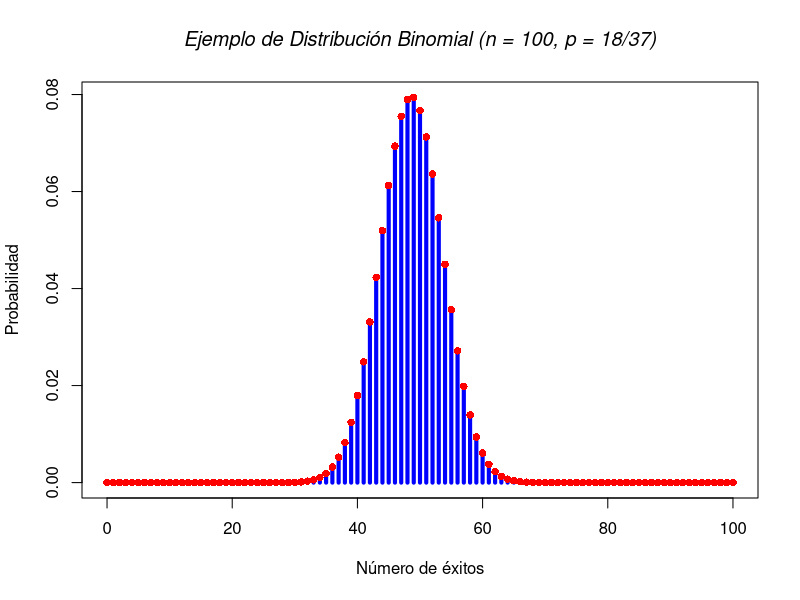
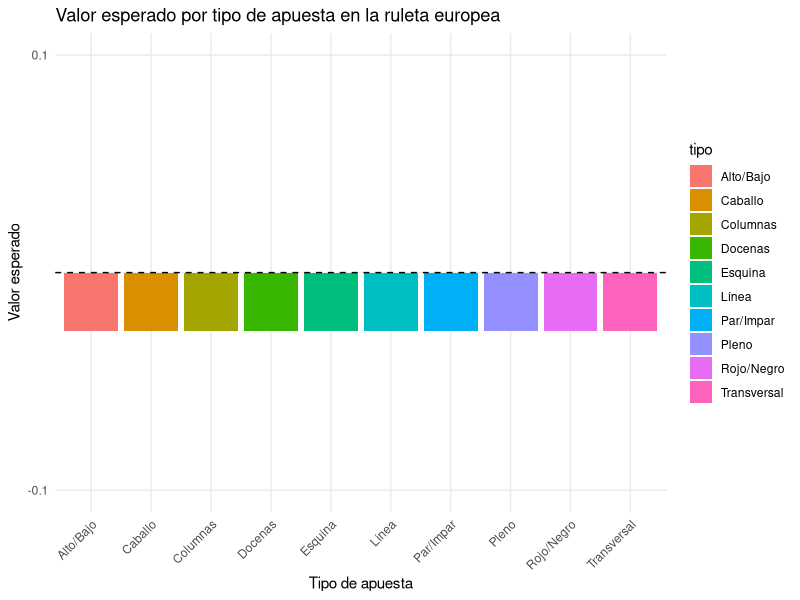
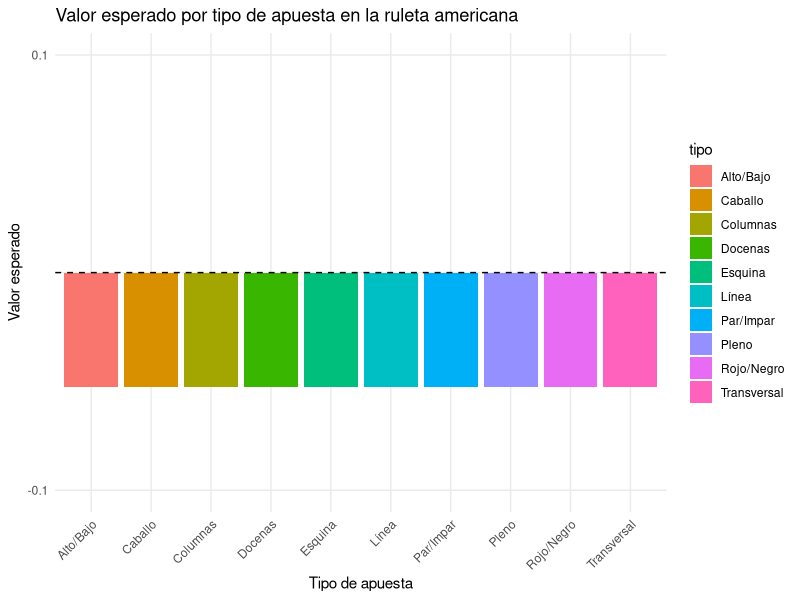
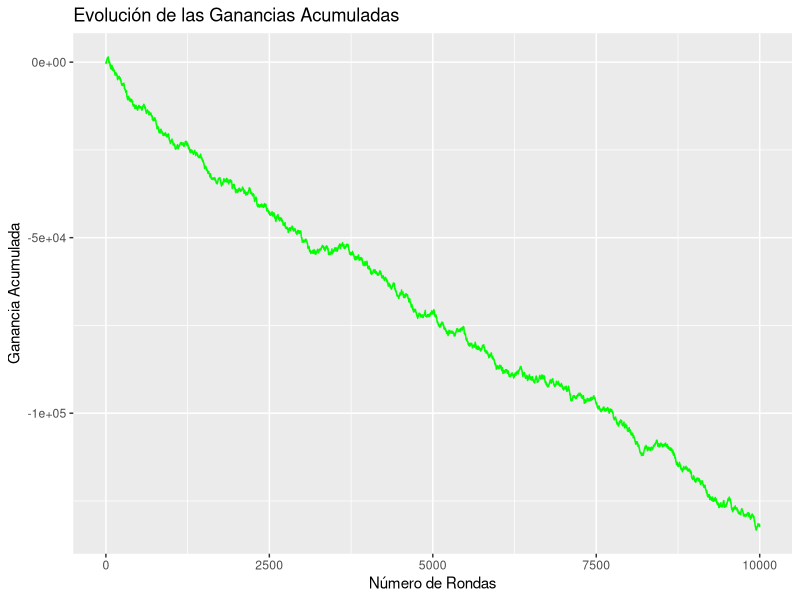
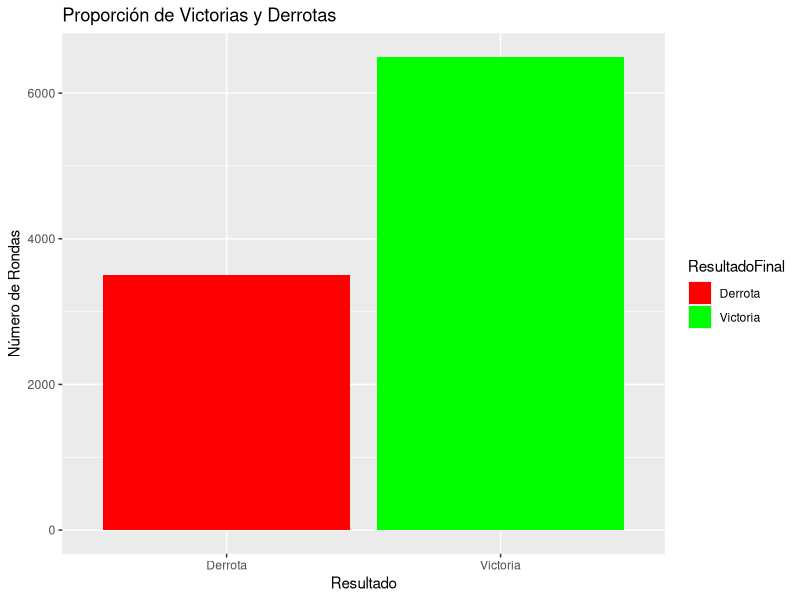
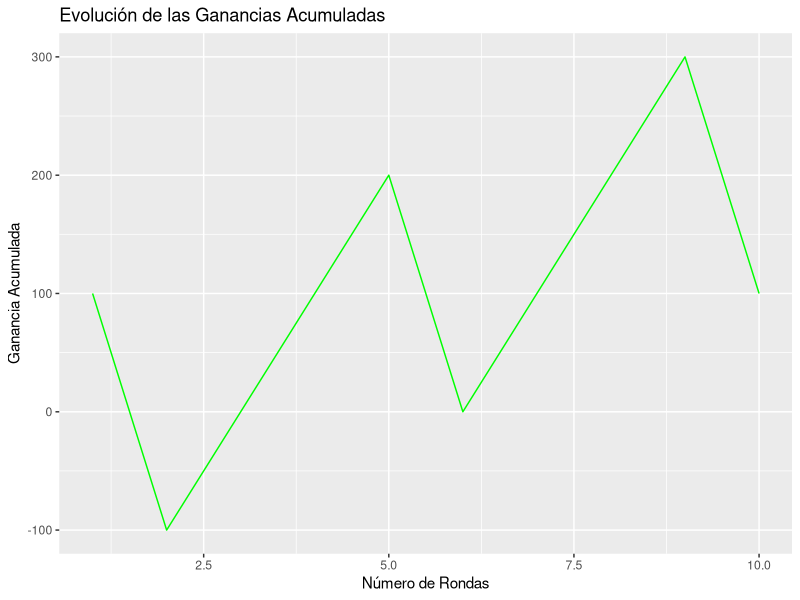
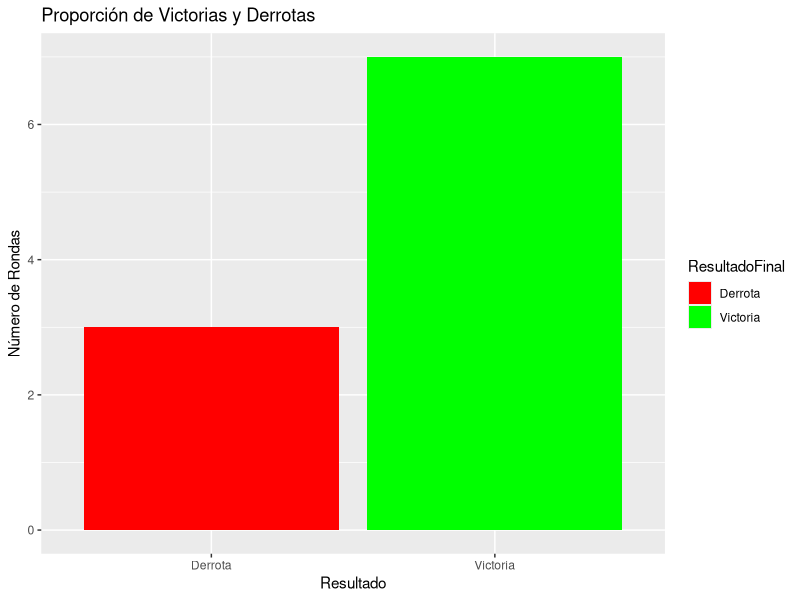
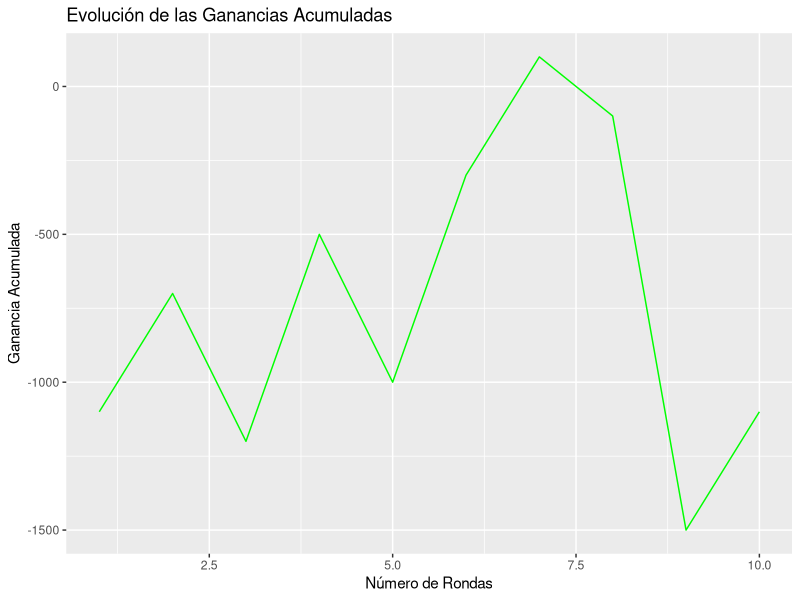

Generate these figures, in order, with R:
## ---- chunk 1
# Parámetros de la distribución binomial
n <- 100    # Número de ensayos
p <- 18/37   # Probabilidad de éxito

# Valores posibles (0, 1, ..., n)
x <- 0:n

# Probabilidades asociadas
prob <- dbinom(x, size = n, prob = p)

# Crear el gráfico
plot(x, prob, type = "h", lwd = 4, col = "blue",
     main = expression(italic("Ejemplo de Distribución Binomial (n = 100, p = 18/37)")),
     xlab = "Número de éxitos", ylab = "Probabilidad")
points(x, prob, pch = 16, col = "red")
## ---- chunk 2
# Configuración de la ruleta europea
total_numeros <- 37  # Números de la ruleta europea (0 al 36)
apuesta <- 1         # Monto de cada apuesta

# Función para calcular valor esperado y ganancia esperada
calcular_valores <- function(prob_ganar, pago, apuesta) {
  valor_esperado <- (pago * prob_ganar) + (-apuesta * (1 - prob_ganar))
  ganancia_esperada <- valor_esperado / apuesta
  list(valor_esperado = valor_esperado, ganancia_esperada = ganancia_esperada)
}

# Probabilidades y pagos para cada tipo de apuesta
apuestas <- data.frame(
  tipo = c("Rojo/Negro", "Par/Impar", "Alto/Bajo", "Docenas", "Columnas",
           "Pleno", "Caballo", "Transversal", "Esquina", "Línea"),
  prob_ganar = c(18/37, 18/37, 18/37, 12/37, 12/37, 1/37, 2/37, 3/37, 4/37, 6/37),
  pago = c(1, 1, 1, 2, 2, 35, 17, 11, 8, 5)
)

# Cálculos para cada tipo de apuesta
resultados <- apply(apuestas, 1, function(ap) {
  calcular_valores(as.numeric(ap["prob_ganar"]), as.numeric(ap["pago"]), apuesta)
})

# Agregar resultados al DataFrame
apuestas$valor_esperado <- sapply(resultados, function(x) x$valor_esperado)
apuestas$ganancia_esperada <- sapply(resultados, function(x) x$ganancia_esperada)

# Mostrar los resultados
print(apuestas)

# Graficar resultados
library(ggplot2)
ggplot(apuestas, aes(x = tipo, y = valor_esperado, fill = tipo)) +
  geom_bar(stat = "identity") +
  labs(title = "Ganancia esperada en un tiro por tipo de apuesta en la ruleta europea",
       x = "Tipo de apuesta", y = "Valor esperado") +
   geom_hline(yintercept = 0, color = "black", linetype = "dashed") +  # Línea en y = 0
  labs(title = "Valor esperado por tipo de apuesta en la ruleta europea",
       x = "Tipo de apuesta", y = "Valor esperado") +
  theme_minimal() +
  theme(axis.text.x = element_text(angle = 45, hjust = 1)) +
  scale_y_continuous(limits = c(-0.1, 0.1),  # Ajustar límites del eje Y
                     breaks = seq(-1.5, 0.2, by = 0.2))  # Marcas del eje Y
## ---- chunk 3
# Configuración de la ruleta europea
total_numeros <- 38  # Números de la ruleta europea (0 al 36)
apuesta <- 1         # Monto de cada apuesta

# Función para calcular valor esperado y ganancia esperada
calcular_valores <- function(prob_ganar, pago, apuesta) {
  valor_esperado <- (pago * prob_ganar) + (-apuesta * (1 - prob_ganar))
  ganancia_esperada <- valor_esperado / apuesta
  list(valor_esperado = valor_esperado, ganancia_esperada = ganancia_esperada)
}

# Probabilidades y pagos para cada tipo de apuesta
apuestas <- data.frame(
  tipo = c("Rojo/Negro", "Par/Impar", "Alto/Bajo", "Docenas", "Columnas",
           "Pleno", "Caballo", "Transversal", "Esquina", "Línea"),
  prob_ganar = c(18/38, 18/38, 18/38, 12/38, 12/38, 1/38, 2/38, 3/38, 4/38, 6/38),
  pago = c(1, 1, 1, 2, 2, 35, 17, 11, 8, 5)
)

# Cálculos para cada tipo de apuesta
resultados <- apply(apuestas, 1, function(ap) {
  calcular_valores(as.numeric(ap["prob_ganar"]), as.numeric(ap["pago"]), apuesta)
})

# Agregar resultados al DataFrame
apuestas$valor_esperado <- sapply(resultados, function(x) x$valor_esperado)
apuestas$ganancia_esperada <- sapply(resultados, function(x) x$ganancia_esperada)

# Mostrar los resultados
print(apuestas)

# Graficar resultados
library(ggplot2)
ggplot(apuestas, aes(x = tipo, y = valor_esperado, fill = tipo)) +
  geom_bar(stat = "identity") +
  labs(title = "Valor esperado por tipo de apuesta en la ruleta europea",
       x = "Tipo de apuesta", y = "Valor esperado") +
   geom_hline(yintercept = 0, color = "black", linetype = "dashed") +  # Línea en y = 0
  labs(title = "Valor esperado por tipo de apuesta en la ruleta americana",
       x = "Tipo de apuesta", y = "Valor esperado") +
  theme_minimal() +
  theme(axis.text.x = element_text(angle = 45, hjust = 1)) +
  scale_y_continuous(limits = c(-0.1, 0.1),  # Ajustar límites del eje Y
                     breaks = seq(-1.5, 0.2, by = 0.2))  # Marcas del eje Y

## ---- chunk 4
docenas <- data.frame(
  Docena1 = 1:12,       
  Docena2 = 13:24,      
  Docena3 = 25:36       
)
semilla <- as.numeric(format(Sys.time(), "%S"))
set.seed(semilla)

simular_estrategia <- function() {
  
  ruleta <- 0:36
  resultado <- sample(ruleta, size = 1)
  
  apuestas <- data.frame(
    docena_1 = 200,
    docena_2 = 100,
    docena_3 = 200
  )
  
  ganancias <- 0
  
  if (resultado %in% docenas$Docena1) {
  
    ganancias <- (apuestas$docena_1 * 2 - 500) + apuestas$docena_1
    
  } else if (resultado %in% docenas$Docena2) {
    
    ganancias <- (apuestas$docena_2 * 2 - 500)  + apuestas$docena_2
    
  } else if (resultado %in% docenas$Docena3) {
    
    ganancias <- (apuestas$docena_3 * 2 - 500) +   apuestas$docena_3
    
  } else {
    
    ganancias <- -500  
  }
  
  return(list(resultado = resultado, ganancias_net = ganancias))
}

simulacion <- simular_estrategia()
print(simulacion)

## ---- chunk 5
simular_varios <- function(n) {
  
  juegos <- data.frame(
    resultado = numeric(0), 
    ganancias_net = numeric(0),
    contador = numeric(0))
  
  contador1 <- 0

  for (i in 1:n) {  
    
    contador1 <- contador1 + 1
        
    simulacion <- simular_estrategia()  

    juegos <- rbind(juegos, 
                    data.frame(resultado = simulacion$resultado, 
                        ganancias_net = simulacion$ganancias_net,
                        contador = contador1))
  }
  
  return(juegos)  
}

## ---- chunk 6
library(ggplot2)

rondas_infinito <- simular_varios(10000)
head(rondas_infinito)

rondas_infinito$GananciasAcumuladas <- cumsum(rondas_infinito$ganancias_net)

ggplot(rondas_infinito, aes(x = contador, y = GananciasAcumuladas)) +
  geom_line(color = "green") +
  labs(title = "Evolución de las Ganancias Acumuladas",
       x = "Número de Rondas",
       y = "Ganancia Acumulada")
## ---- chunk 7
rondas_infinito$ResultadoFinal <- ifelse(rondas_infinito$ganancias_net > 0, "Victoria", "Derrota")

ggplot(rondas_infinito, aes(x = ResultadoFinal, fill = ResultadoFinal)) +
  geom_bar() +
  scale_fill_manual(values = c("Victoria" = "green", "Derrota" = "red")) +
  labs(title = "Proporción de Victorias y Derrotas",
       x = "Resultado",
       y = "Número de Rondas")


## ---- chunk 8
rondas_reales <- simular_varios(10)
head(rondas_reales)

rondas_reales$GananciasAcumuladas <- cumsum(rondas_reales$ganancias_net)

ggplot(rondas_reales, aes(x = contador, y = GananciasAcumuladas)) +
  geom_line(color = "green") +
  labs(title = "Evolución de las Ganancias Acumuladas",
       x = "Número de Rondas",
       y = "Ganancia Acumulada")

rondas_reales$ResultadoFinal <- ifelse(rondas_reales$ganancias_net > 0, "Victoria", "Derrota")

ggplot(rondas_reales, aes(x = ResultadoFinal, fill = ResultadoFinal)) +
  geom_bar() +
  scale_fill_manual(values = c("Victoria" = "green", "Derrota" = "red")) +
  labs(title = "Proporción de Victorias y Derrotas",
       x = "Resultado",
       y = "Número de Rondas")

## ---- chunk 9

simular_Diez_Rondas <- function(n) {
  
  rondas_diez <- data.frame(
    resultado = numeric(0), 
    ganancias_net = numeric(0),
    contador = numeric(0)
  )
  
  for (i in 1:n) {
    simulacion <- simular_varios(10)
    
    resultado_promedio <- mean(simulacion$resultado)
    ganancias_net <- sum(simulacion$ganancias_net) 
    
    rondas_diez <- rbind(rondas_diez,
                         data.frame(resultado = resultado_promedio, 
                                    ganancias_net = ganancias_net,
                                    contador = i))
  }
  
  return(rondas_diez)
}


rondas_diez <-simular_Diez_Rondas(10)
head(rondas_diez)

rondas_diez$GananciasAcumuladas <- cumsum(rondas_diez$ganancias_net)

ggplot(rondas_diez, aes(x = contador, y = GananciasAcumuladas)) +
  geom_line(color = "green") +
  labs(title = "Evolución de las Ganancias Acumuladas",
       x = "Número de Rondas",
       y = "Ganancia Acumulada")

rondas_diez$ResultadoFinal <- ifelse(rondas_diez$ganancias_net > 0, "Victoria", "Derrota")

ggplot(rondas_diez, aes(x = ResultadoFinal, fill = ResultadoFinal)) +
  geom_bar() +
  scale_fill_manual(values = c("Victoria" = "green", "Derrota" = "red")) +
  labs(title = "Proporción de Victorias y Derrotas",
       x = "Resultado",
       y = "Número de Rondas")

## ---- chunk 10

simular_Diez_Rondas <- function(n) {
  
  rondas_diez <- data.frame(
    resultado = numeric(0), 
    ganancias_net = numeric(0),
    contador = numeric(0)
  )
  
  for (i in 1:n) {
    simulacion <- simular_varios(10)
    
    resultado_promedio <- mean(simulacion$resultado)
    ganancias_net <- sum(simulacion$ganancias_net) 
    
    rondas_diez <- rbind(rondas_diez,
                         data.frame(resultado = resultado_promedio, 
                                    ganancias_net = ganancias_net,
                                    contador = i))
  }
  
  return(rondas_diez)
}


rondas_diez <-simular_Diez_Rondas(10)
head(rondas_diez)

rondas_diez$GananciasAcumuladas <- cumsum(rondas_diez$ganancias_net)

ggplot(rondas_diez, aes(x = contador, y = GananciasAcumuladas)) +
  geom_line(color = "green") +
  labs(title = "Evolución de las Ganancias Acumuladas",
       x = "Número de Rondas",
       y = "Ganancia Acumulada")

rondas_diez$ResultadoFinal <- ifelse(rondas_diez$ganancias_net > 0, "Victoria", "Derrota")

ggplot(rondas_diez, aes(x = ResultadoFinal, fill = ResultadoFinal)) +
  geom_bar() +
  scale_fill_manual(values = c("Victoria" = "green", "Derrota" = "red")) +
  labs(title = "Proporción de Victorias y Derrotas",
       x = "Resultado",
       y = "Número de Rondas")

## ---- chunk 11

simular_Diez_Rondas <- function(n) {
  
  rondas_diez <- data.frame(
    resultado = numeric(0), 
    ganancias_net = numeric(0),
    contador = numeric(0)
  )
  
  for (i in 1:n) {
    simulacion <- simular_varios(10)
    
    resultado_promedio <- mean(simulacion$resultado)
    ganancias_net <- sum(simulacion$ganancias_net) 
    
    rondas_diez <- rbind(rondas_diez,
                         data.frame(resultado = resultado_promedio, 
                                    ganancias_net = ganancias_net,
                                    contador = i))
  }
  
  return(rondas_diez)
}


rondas_diez <-simular_Diez_Rondas(10)
head(rondas_diez)

rondas_diez$GananciasAcumuladas <- cumsum(rondas_diez$ganancias_net)

ggplot(rondas_diez, aes(x = contador, y = GananciasAcumuladas)) +
  geom_line(color = "green") +
  labs(title = "Evolución de las Ganancias Acumuladas",
       x = "Número de Rondas",
       y = "Ganancia Acumulada")

rondas_diez$ResultadoFinal <- ifelse(rondas_diez$ganancias_net > 0, "Victoria", "Derrota")

ggplot(rondas_diez, aes(x = ResultadoFinal, fill = ResultadoFinal)) +
  geom_bar() +
  scale_fill_manual(values = c("Victoria" = "green", "Derrota" = "red")) +
  labs(title = "Proporción de Victorias y Derrotas",
       x = "Resultado",
       y = "Número de Rondas")

